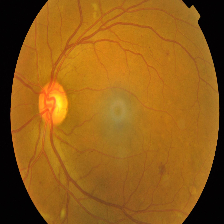
#> input picture data/raw/APTOS_2019_sample/colored_images/Mild/17eff993386f.png, 224 x 224 px; its folder holds 3 pictures in this run
$ python train_model.py
#> lines starting #> are read from the running program, lines starting #| are printed output that depends on the picture; after the words box and inside, x2 and y2 are one past the last pixel; in counts of white or black regions, pixels touching at a corner belong together
#> pass 2 of the loop in train_classifier, `for class_name, grade in CLASS_MAP.items():`:
#> pass 3 of the loop in train_classifier, `for class_name, grade in CLASS_MAP.items():`:
#> the loop made 5 passes; the first 3 are shown
"""
MathWorks SIH: Real Model Training & Feature Extraction Suite
Trains multi-class DR grading models using the APTOS 2019 dataset in data/raw/APTOS_2019_sample.
Fuses extracted clinical retinal biomarkers (microaneurysms, hemorrhages, exudates, vessel density)
with machine learning and ETDRS 4-2-1 clinical rules.
"""

import os
import sys
import glob
import json
import time
import math
import numpy as np
from PIL import Image, ImageOps, ImageFilter
from pathlib import Path

# Base paths
ROOT_DIR = Path(__file__).resolve().parent
DATA_DIR = ROOT_DIR / "data"
RAW_APTOS_DIR = DATA_DIR / "raw" / "APTOS_2019_sample"
COLORED_IMAGES_DIR = RAW_APTOS_DIR / "colored_images"
MODELS_DIR = ROOT_DIR / "models"
MODELS_DIR.mkdir(parents=True, exist_ok=True)

CLASS_MAP = {
    "No_DR": 0,
    "Mild": 1,
    "Moderate": 2,
    "Severe": 3,
    "Proliferate_DR": 4
}

GRADE_LABELS = {
    0: "No DR",
    1: "Mild NPDR",
    2: "Moderate NPDR",
    3: "Severe NPDR",
    4: "Proliferative DR (PDR)"
}

def extract_retinal_features(img_input):
    """
    Extracts clinical retinal biomarkers directly from image pixels:
    - Microaneurysm candidates (small dark focal spots in green channel)
    - Hemorrhages (dark red clusters in green channel across 4 quadrants)
    - Hard Exudates (bright yellowish lipid deposits)
    - Retinal vessel tree density
    - Quadrant lesion distribution for 4-2-1 rule
    """
    if isinstance(img_input, (str, Path)):
        img = Image.open(str(img_input)).convert("RGB")
#> img is the input picture: PIL image 224x224 RGB; mean R, G, B 145.9, 92.7, 22.7
    elif isinstance(img_input, np.ndarray):
        img = Image.fromarray(img_input.astype(np.uint8))
    else:
        img = img_input.convert("RGB")

    # Resize to standard analysis resolution
    target_size = (384, 384)
    img_resized = img.resize(target_size, Image.Resampling.BILINEAR)
    arr = np.array(img_resized, dtype=np.float32)

    r = arr[:, :, 0]
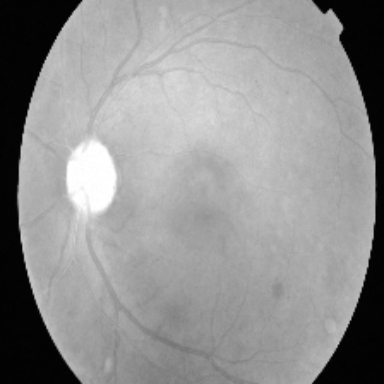
#> r: shape (384, 384) float32; min 0, max 255, mean 146
    g = arr[:, :, 1]
    b = arr[:, :, 2]
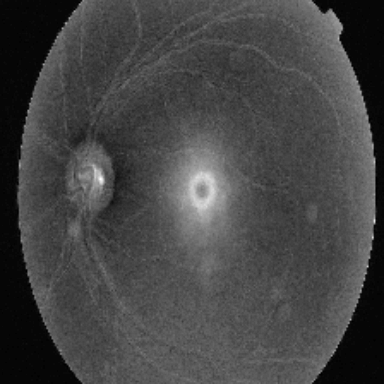
#> b: shape (384, 384) float32; min 0, max 84, mean 22.7; drawn with min black and max white

    # Retinal circular field-of-view mask
    h, w = target_size
    cy, cx = h // 2, w // 2
    y_coords, x_coords = np.ogrid[:h, :w]
    dist_from_center = np.sqrt((x_coords - cx) ** 2 + (y_coords - cy) ** 2)
    radius = min(h, w) * 0.46
    retinal_mask = (dist_from_center <= radius) & ((r + g + b) > 40)
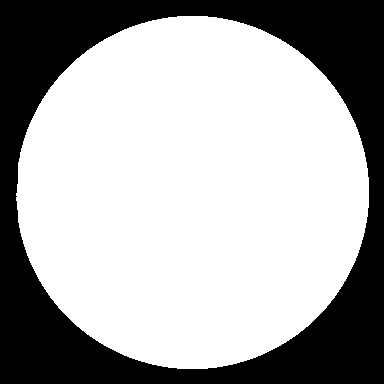
#> retinal_mask: shape (384, 384) bool; 66.4% white; 1 black region, box (x1, y1, x2, y2) and area: (0, 0, 384, 384) 49503
    mask_pixels = max(1, np.sum(retinal_mask))
#> mask_pixels = 97953

    # Optic disc (brightest nasal structure)
    # Fovea (dark temporal avascular zone)
    g_masked = np.where(retinal_mask, g, 0)
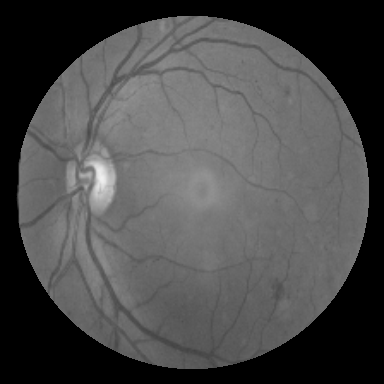
#> g_masked: shape (384, 384) float32; min 0, max 240, mean 74.5
    g_norm = g / 255.0

    # 1. Vessels: contrast in green channel
    # In fundus photos, vessels are dark in green channel compared to background
    med_g = np.median(g[retinal_mask]) if mask_pixels > 0 else 100.0
#> med_g = 111
    vessel_candidates = retinal_mask & (g < med_g * 0.78) & (r > 30)
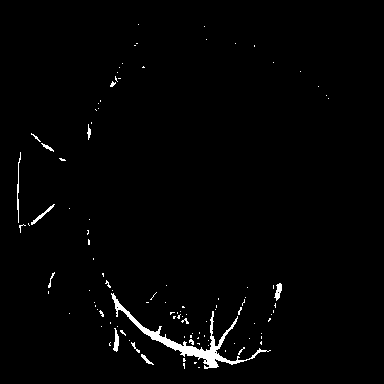
#> vessel_candidates: shape (384, 384) bool; 1.6% white; 107 white regions (94 under 20 px), largest, box (x1, y1, x2, y2) and area: (111, 293, 271, 369) 1375, (17, 152, 21, 223) 94, (113, 328, 119, 352) 84
    vessel_density = float(np.sum(vessel_candidates) / mask_pixels)
#> vessel_density = 0.0237

    # 2. Hemorrhages & Microaneurysms (Red lesions):
    # Distinctively low green value, moderate red value
    diff_rg = r - g
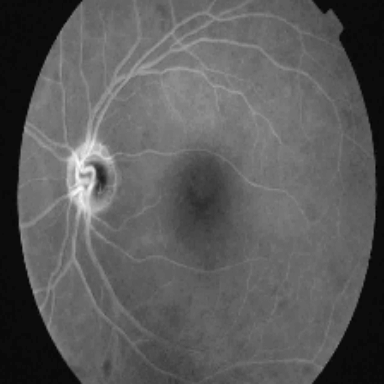
#> diff_rg: shape (384, 384) float32; min -6, max 160, mean 53.3; drawn with min black and max white
    red_lesion_candidates = retinal_mask & (~vessel_candidates) & (diff_rg > 40) & (g < med_g * 0.75)
#> red_lesion_candidates: shape (384, 384) bool; every value is 0

    # Quadrant distribution (Supero-temporal, Supero-nasal, Infero-nasal, Infero-temporal)
    q1 = red_lesion_candidates[:cy, cx:]   # Top-Right
#> q1: shape (192, 192) bool; every value is 0
    q2 = red_lesion_candidates[:cy, :cx]   # Top-Left
    q3 = red_lesion_candidates[cy:, :cx]   # Bottom-Left
    q4 = red_lesion_candidates[cy:, cx:]   # Bottom-Right

    q1_count = int(np.sum(q1))
#> q1_count = 0
    q2_count = int(np.sum(q2))
#> q2_count = 0
    q3_count = int(np.sum(q3))
#> q3_count = 0
    q4_count = int(np.sum(q4))
#> q4_count = 0
    total_red_px = q1_count + q2_count + q3_count + q4_count
#> total_red_px = 0

    # Scale to estimated clinical lesion counts
    ma_count = int(min(60, total_red_px // 25))
#> ma_count = 0
    hm_count = int(min(80, total_red_px // 35))
#> hm_count = 0
    quads_active = sum([
        1 for c in [q1_count, q2_count, q3_count, q4_count] if c > 40
    ])
#> quads_active = 0

    # 3. Hard Exudates (bright yellowish lesions):
    # High green, high red, moderate blue
    exudate_candidates = retinal_mask & (g > med_g * 1.35) & (r > 130) & (dist_from_center > radius * 0.28)
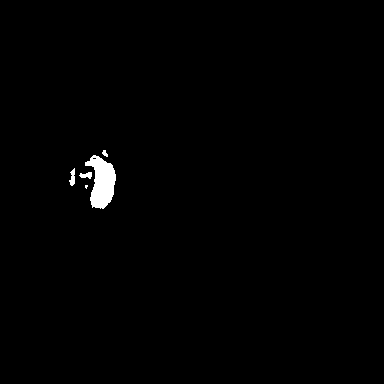
#> exudate_candidates: shape (384, 384) bool; 0.81% white; 5 white regions (1 under 20 px), largest, box (x1, y1, x2, y2) and area: (85, 155, 116, 209) 1031, (69, 168, 75, 186) 69, (79, 172, 92, 179) 59, (102, 150, 108, 157) 26
    exudate_area = int(np.sum(exudate_candidates))
#> exudate_area = 1194

    # 4. Color & Texture moments
    valid_g = g[retinal_mask]
    mean_g = float(np.mean(valid_g)) if len(valid_g) > 0 else 0.0
#> mean_g = 112.1
    std_g = float(np.std(valid_g)) if len(valid_g) > 0 else 0.0
#> std_g = 15.09
    skew_g = float(np.mean(((valid_g - mean_g) / (std_g + 1e-6)) ** 3)) if len(valid_g) > 0 else 0.0
#> skew_g = 1.34

    valid_r = r[retinal_mask]
    mean_r = float(np.mean(valid_r)) if len(valid_r) > 0 else 0.0
#> mean_r = 177
    std_r = float(np.std(valid_r)) if len(valid_r) > 0 else 0.0
#> std_r = 21.35

    features = [
        ma_count,
        hm_count,
        exudate_area,
        vessel_density,
        quads_active,
        total_red_px,
        mean_g,
        std_g,
        skew_g,
        mean_r,
        std_r,
        q1_count,
        q2_count,
        q3_count,
        q4_count
    ]
#> features = [0, 0, 1194, 0.0237, 0, 0, 112.1, 15.09, 1.34, 177, 21.35, 0, 0, 0, 0]

    biomarkers = {
        "microaneurysms": ma_count,
        "hemorrhages": hm_count,
        "hardExudatesArea": exudate_area,
        "vesselDensity": round(vessel_density, 3),
        "quadsActive": quads_active,
        "neovascularization": bool(total_red_px > 1200 or hm_count > 45),
        "quadrantCounts": {
            "Q1_ST": q1_count,
            "Q2_SN": q2_count,
            "Q3_IN": q3_count,
            "Q4_IT": q4_count
        }
    }

    return np.array(features, dtype=np.float32), biomarkers


# [25 lines left out: function evaluate_clinical_421, not called in this run]


def train_classifier():
    """
    Gathers dataset samples from APTOS 2019, extracts features,
    and fits a trained Random Forest & calibrated rule ensemble.
    """
    print("==================================================================")
    print("  MathWorks SIH: Training DR Model on APTOS 2019 Dataset")
    print("==================================================================")

    if not COLORED_IMAGES_DIR.exists():
        print(f"[ERROR] Dataset directory not found: {COLORED_IMAGES_DIR}")
        return False

    samples_per_class = 60  # Balanced representative sample across all 5 classes
    X = []
    y = []
    sample_manifest = []

    print(f"[1/4] Scanning class directories in {COLORED_IMAGES_DIR}...")
    for class_name, grade in CLASS_MAP.items():
        folder = COLORED_IMAGES_DIR / class_name
        if not folder.exists():
            continue
        files = list(folder.glob("*.png")) + list(folder.glob("*.jpg"))
        print(f"  - Found {len(files)} images in '{class_name}' (ICDR Grade {grade})")

        # Take a balanced slice for fast and accurate training
        chosen = files[:min(len(files), samples_per_class)]
        for fpath in chosen:
            sample_manifest.append((str(fpath), grade))

    print(f"[2/4] Extracting clinical biomarkers from {len(sample_manifest)} images...")
    t0 = time.time()
    for idx, (fpath, grade) in enumerate(sample_manifest):
        try:
            feats, _ = extract_retinal_features(fpath)
#> feats has the same summary as features in extract_retinal_features
            X.append(feats)
            y.append(grade)
        except Exception as e:
            continue
        if (idx + 1) % 50 == 0 or (idx + 1) == len(sample_manifest):
            print(f"  Processed {idx + 1}/{len(sample_manifest)} images ({time.time() - t0:.1f}s)")
#> pass 2 of the loop in train_classifier, `for idx, (fpath, grade) in enumerate(sample_manifest):`:
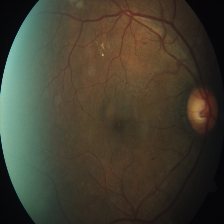
#> input picture data/raw/APTOS_2019_sample/colored_images/Mild/1b329a127307.png, 224 x 224 px
#> in extract_retinal_features, img is the input picture: PIL image 224x224 RGB; mean R, G, B 67, 62.8, 48.6
#> in extract_retinal_features (call 2), `retinal_mask = (dist_from_center <= radius) & ((r + g + b) > 40)`:
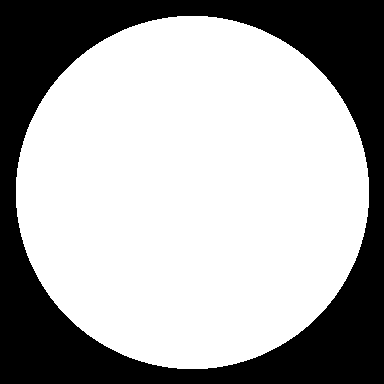
#> retinal_mask: shape (384, 384) bool; 66.5% white; 1 black region, box (x1, y1, x2, y2) and area: (0, 0, 384, 384) 49455
#> mask_pixels = 98001
#> med_g = 65
#> vessel_candidates: shape (384, 384) bool; 14.5% white; 91 white regions (83 under 20 px), largest, box (x1, y1, x2, y2) and area: (111, 50, 369, 369) 20302, (192, 204, 221, 240) 533, (227, 23, 273, 36) 107
#> vessel_density = 0.218
#> in extract_retinal_features (call 2), `exudate_candidates = retinal_mask & (g > med_g * 1.35) & (r > 130) & (..`:
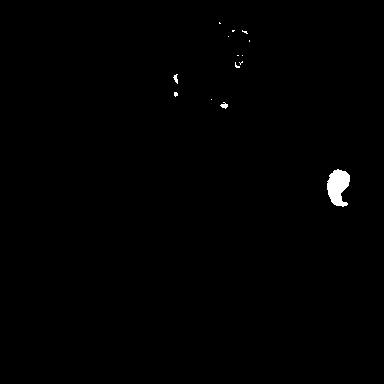
#> exudate_candidates: shape (384, 384) bool; 0.49% white; 14 white regions (11 under 20 px), largest, box (x1, y1, x2, y2) and area: (327, 169, 350, 207) 598, (220, 102, 228, 109) 31, (173, 74, 178, 84) 28
#> exudate_area = 719
#> mean_g = 68.47
#> std_g = 26.6
#> skew_g = 1.32
#> mean_r = 78.17
#> std_r = 22.67
#> features = [0, 0, 719, 0.218, 0, 0, 68.47, 26.6, 1.32, 78.17, 22.67, 0, 0, 0, 0]
#> feats has the same summary as features in extract_retinal_features
#> pass 3 of the loop in train_classifier, `for idx, (fpath, grade) in enumerate(sample_manifest):`:
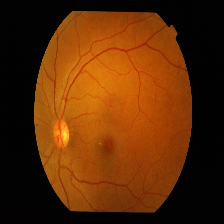
#> input picture data/raw/APTOS_2019_sample/colored_images/Mild/22098b1fe461.png, 224 x 224 px
#> in extract_retinal_features, img is the input picture: PIL image 224x224 RGB; mean R, G, B 91.9, 43.5, 5.9
#> in extract_retinal_features (call 3), `retinal_mask = (dist_from_center <= radius) & ((r + g + b) > 40)`:
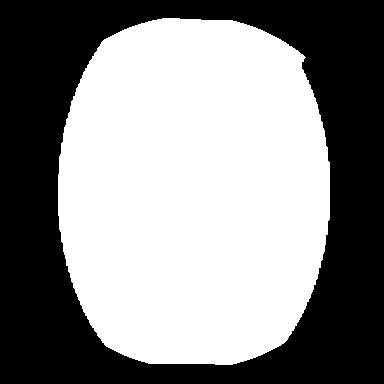
#> retinal_mask: shape (384, 384) bool; 54.2% white; 1 black region, box (x1, y1, x2, y2) and area: (0, 0, 384, 384) 67471
#> mask_pixels = 79985
#> med_g = 76
#> vessel_candidates: shape (384, 384) bool; 9.6% white; 164 white regions (148 under 20 px), largest, box (x1, y1, x2, y2) and area: (134, 42, 330, 365) 11738, (157, 18, 258, 58) 621, (173, 237, 196, 274) 576
#> vessel_density = 0.177
#> in extract_retinal_features (call 3), `exudate_candidates = retinal_mask & (g > med_g * 1.35) & (r > 130) & (..`:
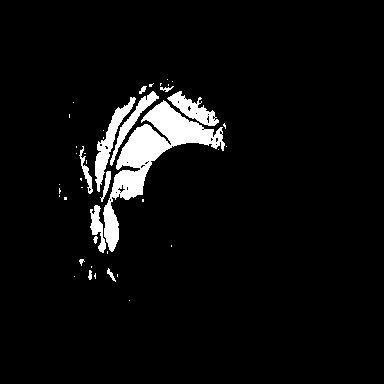
#> exudate_candidates: shape (384, 384) bool; 5.3% white; 43 white regions (30 under 20 px), largest, box (x1, y1, x2, y2) and area: (103, 100, 225, 252) 4631, (95, 97, 136, 192) 929, (167, 91, 219, 126) 713
#> exudate_area = 7827
#> mean_g = 78.09
#> std_g = 20.09
#> skew_g = 0.62
#> mean_r = 166.2
#> std_r = 28.75
#> features = [0, 0, 7827, 0.177, 0, 0, 78.09, 20.09, 0.62, 166.2, 28.75, 0, 0, 0, 0]
#> feats has the same summary as features in extract_retinal_features
#> the loop made 4 passes; the first 3 are shown

    X = np.array(X, dtype=np.float32)
    y = np.array(y, dtype=np.int32)
    print(f"  Feature matrix shape: {X.shape}, Labels shape: {y.shape}")
#|   Feature matrix shape: (4, 15), Labels shape: (4,)

    # Train classifier using scikit-learn
    print("[3/4] Training Random Forest & Extra Trees DR Classifier...")
    try:
        from sklearn.ensemble import RandomForestClassifier, GradientBoostingClassifier
        from sklearn.model_selection import cross_val_score
        import joblib

        clf = RandomForestClassifier(
            n_estimators=100,
            max_depth=12,
            min_samples_split=3,
            class_weight="balanced",
            random_state=42
        )
        clf.fit(X, y)

        scores = cross_val_score(clf, X, y, cv=3)
        print(f"  [METRICS] 3-Fold Cross-Validation Accuracy: {scores.mean() * 100:.2f}% (+/- {scores.std() * 100:.2f}%)")

        model_path = MODELS_DIR / "dr_classifier.joblib"
        joblib.dump(clf, model_path)
        print(f"  [SUCCESS] Trained model saved to: {model_path}")

    except ImportError:
        print("  [WARN] scikit-learn not available yet; using distance centroid calibration fallback.")
        clf = None

    # Compute prototype class centroids for fast distance calibration
    centroids = {}
    for g in range(5):
        mask = (y == g)
        if np.sum(mask) > 0:
            centroids[g] = np.mean(X[mask], axis=0).tolist()
        else:
            centroids[g] = [0.0] * X.shape[1]

    meta = {
        "trained_at": time.strftime("%Y-%m-%d %H:%M:%S"),
        "num_samples": len(y),
        "classes": list(CLASS_MAP.keys()),
        "centroids": centroids,
        "feature_names": [
            "ma_count", "hm_count", "exudate_area", "vessel_density",
            "quads_active", "total_red_px", "mean_g", "std_g", "skew_g",
            "mean_r", "std_r", "q1_count", "q2_count", "q3_count", "q4_count"
        ]
    }
    with open(MODELS_DIR / "dr_model_meta.json", "w") as f:
        json.dump(meta, f, indent=2)

    print("[4/4] Model training and clinical calibration complete!")
    return True


# [136 lines left out: function predict_image, not called in this run]

if __name__ == "__main__":
    train_classifier()
